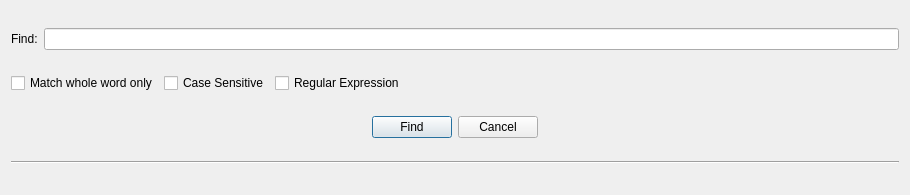
<?xml version="1.0" encoding="UTF-8"?>
<ui version="4.0">
 <class>editorFindDialog</class>
 <widget class="QDialog" name="editorFindDialog">
  <property name="geometry">
   <rect>
    <x>0</x>
    <y>0</y>
    <width>910</width>
    <height>195</height>
   </rect>
  </property>
  <property name="windowTitle">
   <string>Find</string>
  </property>
  <property name="locale">
   <locale language="English" country="UnitedStates"/>
  </property>
  <layout class="QGridLayout" name="gridLayout_3">
   <item row="1" column="0">
    <layout class="QHBoxLayout" name="horizontalLayout_3">
     <item>
      <widget class="QCheckBox" name="matchWholeWord_checkBox">
       <property name="text">
        <string>Match whole word only</string>
       </property>
       <property name="checked">
        <bool>false</bool>
       </property>
      </widget>
     </item>
     <item>
      <widget class="QCheckBox" name="caseSensitive_checkBox">
       <property name="text">
        <string>Case Sensitive</string>
       </property>
       <property name="checked">
        <bool>false</bool>
       </property>
      </widget>
     </item>
     <item>
      <widget class="QCheckBox" name="regularExpression_checkBox">
       <property name="text">
        <string>Regular Expression</string>
       </property>
      </widget>
     </item>
     <item>
      <spacer name="horizontalSpacer_3">
       <property name="orientation">
        <enum>Qt::Horizontal</enum>
       </property>
       <property name="sizeHint" stdset="0">
        <size>
         <width>40</width>
         <height>20</height>
        </size>
       </property>
      </spacer>
     </item>
    </layout>
   </item>
   <item row="0" column="0">
    <layout class="QGridLayout" name="gridLayout">
     <item row="0" column="2">
      <widget class="QLineEdit" name="find_lineEdit"/>
     </item>
     <item row="0" column="0">
      <widget class="QLabel" name="label">
       <property name="text">
        <string>Find:</string>
       </property>
      </widget>
     </item>
    </layout>
   </item>
   <item row="5" column="0">
    <widget class="Line" name="line">
     <property name="orientation">
      <enum>Qt::Horizontal</enum>
     </property>
    </widget>
   </item>
   <item row="4" column="0">
    <layout class="QHBoxLayout" name="horizontalLayout_2">
     <item>
      <spacer name="horizontalSpacer">
       <property name="orientation">
        <enum>Qt::Horizontal</enum>
       </property>
       <property name="sizeHint" stdset="0">
        <size>
         <width>40</width>
         <height>20</height>
        </size>
       </property>
      </spacer>
     </item>
     <item>
      <widget class="QPushButton" name="findButton">
       <property name="text">
        <string>Find</string>
       </property>
       <property name="flat">
        <bool>false</bool>
       </property>
      </widget>
     </item>
     <item>
      <widget class="QPushButton" name="cancelButton">
       <property name="text">
        <string>Cancel</string>
       </property>
       <property name="flat">
        <bool>false</bool>
       </property>
      </widget>
     </item>
     <item>
      <spacer name="horizontalSpacer_2">
       <property name="orientation">
        <enum>Qt::Horizontal</enum>
       </property>
       <property name="sizeHint" stdset="0">
        <size>
         <width>40</width>
         <height>20</height>
        </size>
       </property>
      </spacer>
     </item>
    </layout>
   </item>
   <item row="6" column="0">
    <layout class="QGridLayout" name="statusBarLayout"/>
   </item>
  </layout>
  <action name="actionFileEdit">
   <property name="icon">
    <iconset resource="../app.qrc">
     <normaloff>:/Icons/22x22/edit-4.png</normaloff>:/Icons/22x22/edit-4.png</iconset>
   </property>
   <property name="text">
    <string>Edit</string>
   </property>
  </action>
 </widget>
 <tabstops>
  <tabstop>find_lineEdit</tabstop>
  <tabstop>matchWholeWord_checkBox</tabstop>
  <tabstop>caseSensitive_checkBox</tabstop>
  <tabstop>regularExpression_checkBox</tabstop>
  <tabstop>findButton</tabstop>
  <tabstop>cancelButton</tabstop>
 </tabstops>
 <resources>
  <include location="../app.qrc"/>
 </resources>
 <connections/>
</ui>
